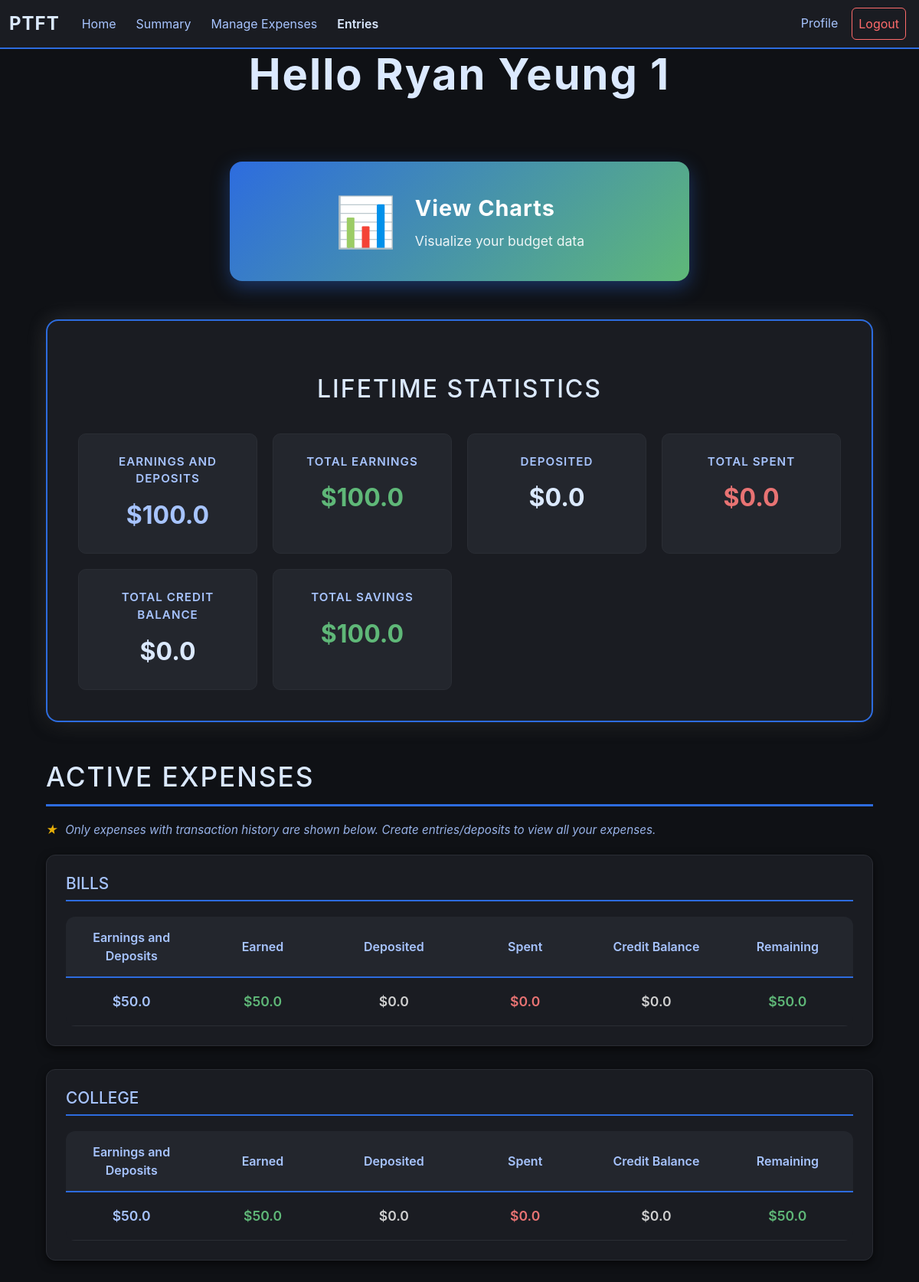
Screenshot of /summary (signed in) with the database file from the repository.
### app/models.py (models this page shows, shortened)
class User(db.Model):        #Stores all user info
    id = db.Column(db.Integer, primary_key = True)
    view_tutorial = db.Column(db.Boolean, default = False)
    email = db.Column(db.String(25))
    name = db.Column(db.String(25))
    pw = db.Column(db.String(25))

class Expenses(db.Model):        #Stores all expense category per user
    id = db.Column(db.Integer, primary_key = True)
    user_id = db.Column(db.Integer, db.ForeignKey("user.id"))
    name = db.Column(db.String(25))
    percentage = db.Column(db.Float)
    status = db.Column(db.Boolean, default = True)      #Archive Status
    deleted = db.Column(db.Boolean, default = False)
    savings = db.Column(db.Float, default = 0.0)
    earnings = db.Column(db.Float, default = 0.0)
    spendings = db.Column(db.Float, default = 0.0)
    transferred = db.Column(db.Float, default = 0.0)
    balance = db.Column(db.Float, default = 0.0)
    credit_balance = db.Column(db.Float, default = 0.0)

### app/routes/user.py (the view, shortened to what this page needs)
@user.route("/summary", methods=["GET"])
def summary():
    if "user_id" in session:
        expense_data = {}       #Store raw data from snapshots
        accumulated_expense_data = {"Balance": 0.0,
                                    "Earnings": 0.0,
                                    "Deposits": 0.0,
                                    "Spendings": 0.0,
                                    "Savings": 0.0,
                                    "Credit_Balance": 0.0}
        snaps = Exp_Snap.query.filter_by(user_id = session["user_id"]).all()
        deposits = Transaction.query.filter_by(user_id = session["user_id"], deposit_status = True).all()
        for snap in snaps:
            earnings = float(snap.expense_earnings)
            spending = float(snap.total_spending)
            credit_balance = float(snap.credit_balance)
            if snap.expense_id not in expense_data:
                expense_data[snap.expense_id] = {"earnings": 0.0,
                                                 "spending": 0.0,
                                                 "credit_balance": 0.0,
                                                 "deposits": 0.0,
                                                 "balance": 0.0,
                                                 "savings": 0.0}
            expense_dict = expense_data[snap.expense_id]       #Shortening code for readability
            expense_dict["earnings"] = expense_dict.get("earnings", 0.0) + earnings
            expense_dict["spending"] = expense_dict.get("spending", 0.0) + spending
            expense_dict["credit_balance"] = expense_dict.get("credit_balance", 0.0) + credit_balance
            accumulated_expense_data["Earnings"] += earnings
            accumulated_expense_data["Spendings"] += spending
            accumulated_expense_data["Credit_Balance"] += credit_balance
        for expense_id in expense_data:
            expense_dict = expense_data[expense_id]
            balance = expense_dict.get("earnings", 0.0) + expense_dict.get("deposits", 0.0)
            savings = balance - expense_dict.get("spending", 0.0)
            expense_dict["balance"] = balance
            expense_dict["savings"] = savings
            accumulated_expense_data["Balance"] += balance
            accumulated_expense_data["Savings"] += savings
        if accumulated_expense_data:
            for data in accumulated_expense_data:
                accumulated_expense_data[data] = round(accumulated_expense_data[data], 2)
        if expense_data:
            for expense_id in expense_data:
                expense_dict = expense_data[expense_id]
                for key, value in expense_dict.items():
                    if isinstance(value, (int, float)):
                        expense_dict[key] = round(value, 2)
        active_expenses = {}
        inactive_expenses = {}
        expenses = Expenses.query.filter_by(user_id = session["user_id"]).all()
        for expense in expenses:        #Finalizing totals
            if expense.id in expense_data:
                expense_dict = expense_data[expense.id]
                expense_dict["name"] = expense.name     #Adding name
                expense.earnings = float(round(expense_dict.get("earnings", 0.0), 2))
                expense.spendings = float(round(expense_dict.get("spending", 0.0), 2))
                expense.transferred = float(round(expense_dict.get("deposits", 0.0), 2))
                expense.balance = float(round(expense_dict.get("balance", 0.0), 2))
                expense.credit_balance = float(round(expense_dict.get("credit_balance", 0.0), 2))
                expense.savings = float(round(expense_dict.get("savings", 0.0), 2))
                if expense.status:      #Separating expenses
                    active_expenses[expense.id] = expense_dict
                else:
                    inactive_expenses[expense.id] = expense_dict
        spending = Transaction.query.filter_by(user_id = session["user_id"], deposit_status = False).all()
        credits = Transaction.query.filter_by(user_id = session["user_id"], deposit_status = False, credit_status = True).all()
        db.session.commit()
        return render_template("summary.html", user = helper.get_user(session["user_id"]),
                               active_expenses = active_expenses, inactive_expenses = inactive_expenses,
                               lifetime_stats = accumulated_expense_data, spending = spending,
                               expense_data = expense_data, deposits = deposits, credits = credits)
    else:
        return render_template("login.html")

### app/helper.py (called while the page is built)
def get_user(identification):        #Method to get user by id
    return User.query.filter_by(id = identification).first()

### app/templates/summary.html (shortened to what this page needs)
{% extends "budget_base.html"%}
{% block content %}
    <h1 class="main-title">Hello {{user.name}}</h1>
<div class="expense-container">
    {% if active_expenses or inactive_expenses %}
        <div class="chart-button-section">
            <form action="{{ url_for('user.charts') }}" method="POST">
                <button class="chart-button" type="submit">
                    <span class="chart-icon">📊</span>
                    <span class="chart-text">
                        <span class="chart-title">View Charts</span>
                        <span class="chart-desc">Visualize your budget data</span>
                    </span>
                </button>
            </form>
        </div>
        <div class="lifetime-stats-section">
            <h2 class="lifetime-stats-title">Lifetime Statistics</h2>
            <div class="stats-grid">
                <div class="stat-card-main">
                    <div class="stat-label-main">Earnings and Deposits</div>
                    <div class="stat-value-main balance">${{lifetime_stats["Balance"]}}</div>
                </div>
                <div class="stat-card-main">
                    <div class="stat-label-main">Total Earnings</div>
                    <div class="stat-value-main earnings">${{lifetime_stats["Earnings"]}}</div>
                </div>
                <div class="stat-card-main">
                    <div class="stat-label-main">Deposited</div>
                    <div class="stat-value-main">${{lifetime_stats["Deposits"]}}</div>
                </div>
                <div class="stat-card-main">
                    <div class="stat-label-main">Total Spent</div>
                    <div class="stat-value-main spent">${{lifetime_stats["Spendings"]}}</div>
                </div>
                <div class="stat-card-main">
                    <div class="stat-label-main">Total Credit Balance</div>
                    <div class="stat-value-main">${{lifetime_stats["Credit_Balance"]}}</div>
                </div>
                <div class="stat-card-main">
                    <div class="stat-label-main">Total Savings</div>
                    <div class="stat-value-main savings">${{lifetime_stats["Savings"]}}</div>
                </div>
            </div>
        </div>
        {% endif %}
        {% if active_expenses %}
            <div class="expenses-section">
                <h1 class="section-title-large">Active Expenses</h1><p class="function-helper-text"><span class="tip-star">★</span> Only expenses with transaction history are shown below. Create entries/deposits to view all your expenses.</p>
            {% for expense_id in active_expenses %}
            <div class="expense-block">
                <h3 class="expense-name-small">{{active_expenses[expense_id]["name"]}}</h3>
                {% set earned = active_expenses[expense_id]["earnings"]%}
                {% set spent = active_expenses[expense_id]["spending"]%}
                {% set saved = active_expenses[expense_id]["savings"]%}
                {% set balance = active_expenses[expense_id]["balance"]%}
                {% set deposit = active_expenses[expense_id]["deposits"]%}
                {% set credit_balance = active_expenses[expense_id]["credit_balance"]%}
                <table class="expense-table stats-table">
                    <thead>
                        <tr>
                            <th>Earnings and Deposits</th>
                            <th>Earned</th>
                            <th>Deposited</th>
                            <th>Spent</th>
                            <th>Credit Balance</th>
                            <th>Remaining</th>
                        </tr>
                    </thead>
                    <tbody>
                        <tr>
                            <td class="balance-cell" style="color: #a7c4ff;">${{balance}}</td>
                            <td class="earnings-cell" style="color: #5fb878;">${{earned}}</td>
                            <td>${{deposit}}</td>
                            <td class="spent-cell" style="color: #e87373;">${{spent}}</td>
                            <td>${{credit_balance}}</td>
                            <td class="savings-cell" style="color: #5fb878;">${{saved}}</td>
                        </tr>
                    </tbody>
                </table>
            </div>
            {% endfor %}
            </div>
        {% endif %}
    </div>
{% endblock %}

### static/style.css (style rules this page uses)
body { background-color: #0f1115; color: #e0e0e0; font-family: -apple-system, BlinkMacSystemFont, "Segoe UI", Roboto, Arial, sans-serif; }
h1 { color: #dbe9ff; text-align: center; margin-bottom: 40px; font-size: 2.5em; letter-spacing: 1px; }
h2 { color: #a7c4ff; border-bottom: 2px solid #2d6cdf; padding-bottom: 8px; margin-top: 30px; margin-bottom: 18px; font-size: 1.4em; }
.main-title { color: #dbe9ff; text-align: center; margin-bottom: 50px; font-size: 3.5em; letter-spacing: 2px; font-weight: bold; }
.section-title-large { color: #dbe9ff; font-size: 2.2em; margin-bottom: 30px; padding-bottom: 15px; border-bottom: 3px solid #2d6cdf; text-align: left; text-transform: uppercase; letter-spacing: 2px; }
.expense-container { max-width: 95%; margin: 0 auto; padding: 30px; }
.function-helper-text { color: #a7c4ff; font-size: 0.95em; margin: -10px 0 20px 0; font-style: italic; opacity: 0.9; }
.data-block, .expense-block { background: #1a1c22; border-radius: 12px; padding: 25px; margin-bottom: 30px; box-shadow: 0 4px 12px rgba(0,0,0,0.6); border: 1px solid #2a2d34; }
.expense-name-small { color: #a7c4ff; font-size: 1.3em; margin-bottom: 15px; padding-bottom: 8px; border-bottom: 2px solid #2d6cdf; }
.expense-table { width: 100%; background: #1a1c22; border-radius: 12px; overflow: hidden; margin-top: 20px; border-collapse: separate; border-spacing: 0; }
.expense-table thead { background: #23262d; }
.expense-table th { color: #a7c4ff; padding: 15px; text-align: left; border-bottom: 2px solid #2d6cdf; font-weight: 600; }
.expense-table td { padding: 12px 15px; color: #d0d0d0; border-bottom: 1px solid #2a2d34; }
.stats-table th, .stats-table td { width: 16.66%; text-align: center; }
.earnings-cell, .savings-cell { color: #5fb878; font-weight: 600; }
.spent-cell { color: #e87373; font-weight: 600; }
.balance-cell { color: #a7c4ff; font-weight: 600; }
.lifetime-stats-section { background: #1a1c22; border-radius: 16px; padding: 40px; margin-bottom: 50px; box-shadow: 0 0 30px rgba(255, 255, 255, 0.15), 0 4px 20px rgba(0,0,0,0.6); border: 2px solid #2d6cdf; }
.lifetime-stats-title { color: #dbe9ff; font-size: 2em; text-align: center; margin-bottom: 30px; text-transform: uppercase; letter-spacing: 2px; border: none; }
.stats-grid { display: grid; grid-template-columns: repeat(auto-fit, minmax(200px, 1fr)); gap: 20px; }
.stat-card-main { background: #23262d; border-radius: 10px; padding: 25px; text-align: center; border: 1px solid #2a2d34; transition: transform 0.3s ease, box-shadow 0.3s ease; }
.stat-label-main { color: #a7c4ff; font-size: 0.95em; margin-bottom: 12px; text-transform: uppercase; letter-spacing: 1px; font-weight: 600; }
.stat-value-main { color: #dbe9ff; font-size: 2em; font-weight: bold; }
.stat-value-main.earnings, .stat-value-main.savings { color: #5fb878; }
.stat-value-main.spent { color: #e87373; }
.stat-value-main.balance { color: #a7c4ff; }
.expenses-section { margin-bottom: 60px; }
.chart-button-section { margin: 0 auto 50px; max-width: 600px; }
.chart-button { width: 100%; background: linear-gradient(135deg, #2d6cdf 0%, #5fb878 100%); border: none; border-radius: 16px; padding: 30px 40px; cursor: pointer; transition: all 0.3s ease; box-shadow: 0 8px 25px rgba(45, 108, 223, 0.4); display: flex; align-items: center; justify-content: center; gap: 25px; }
.chart-icon { font-size: 4em; animation: float 3s ease-in-out infinite; }
.chart-text { display: flex; flex-direction: column; gap: 8px; text-align: left; }
.chart-title { color: white; font-size: 1.8em; font-weight: bold; letter-spacing: 1px; }
.chart-desc { color: rgba(255, 255, 255, 0.9); font-size: 1.1em; font-weight: 400; }
.tip-star { color: #ffc107; margin-right: 5px; }
.stats-table tbody td { font-size: 1.1em; font-weight: 600; padding: 18px 15px; }
.stats-table thead th { font-size: 1.00em; }

### rows the page displays
User: name "Ryan Yeung 1"
Expenses: name "BILLS"
Expenses: name "COLLEGE"

### other values shown
{{ lifetime_stats["Balance"] }} "100.0"
{{ lifetime_stats["Earnings"] }} "100.0"
{{ lifetime_stats["Deposits"] }} "0.0"
{{ lifetime_stats["Spendings"] }} "0.0"
{{ lifetime_stats["Credit_Balance"] }} "0.0"
{{ lifetime_stats["Savings"] }} "100.0"
{{ balance }} "50.0" "50.0"
{{ earned }} "50.0" "50.0"
{{ deposit }} "0.0" "0.0"
{{ spent }} "0.0" "0.0"
{{ credit_balance }} "0.0" "0.0"
{{ saved }} "50.0" "50.0"
